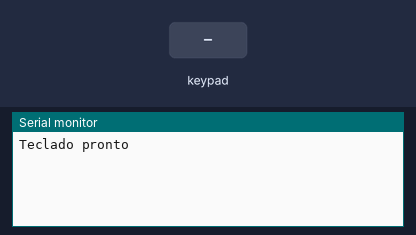
This sketch was run on a simulated ESP32. Shown: the last lines printed to the serial monitor. Inputs (shaded band) come from the test bench.

Above: at 1.2 s.
1.3 s: key 'A' pressed
At 2.1 s:
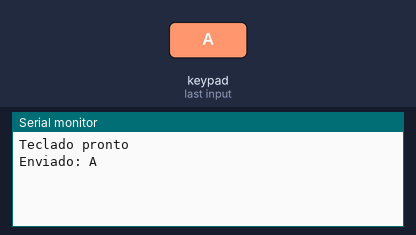
2.8 s: keypad keys 2 3 2 2 2 1 1 9 pressed 0.4 s apart
At 6.6 s:
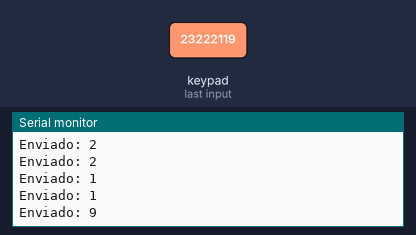
7.5 s: key 'B' pressed
At 8.1 s:
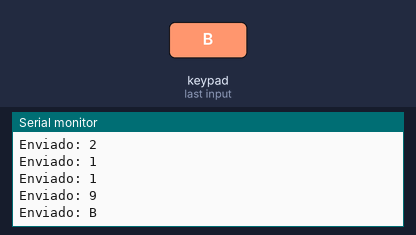
9.0 s: keypad keys 2 3 2 2 2 1 1 9 # pressed 0.4 s apart
At 12.7 s:
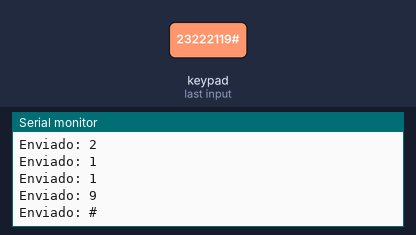
14.1 s: key 'C' pressed
At 15.3 s:
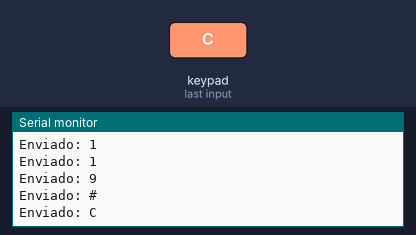
15.6 s: keypad keys 2 3 2 2 2 1 1 9 * pressed 0.4 s apart
At 20.0 s:
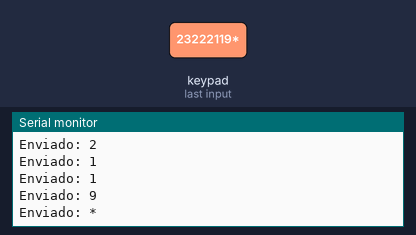
Timing chart, 0 to 21.5 s (numbered marks = the images above; inputs shaded):
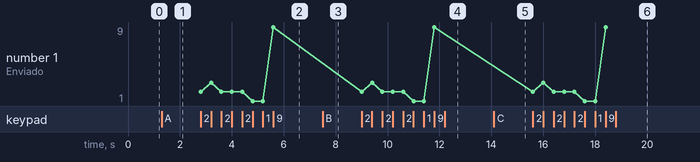

Measured:
- after the input at 1.3 s, the serial monitor: prints a new line at once (image 1)
- after the input at 2.8 s, the serial monitor: prints a new line at once (image 2)
- after the input at 7.5 s, the serial monitor: prints a new line at once (image 3)
- after the input at 9.0 s, the serial monitor: prints a new line at once (image 4)
- after the input at 14.1 s, the serial monitor: prints a new line at once (image 5)
- after the input at 15.6 s, the serial monitor: prints a new line at once (image 6)

The sketch:

esp_1.ino
```cpp
#include <Keypad.h>

const byte ROWS = 4;
const byte COLS = 4;

char keys[ROWS][COLS] = {
  {'A','3','2','1'},
  {'B','6','5','4'},
  {'C','9','8','7'},
  {'D','#','0','*'}
};

byte rowPins[ROWS] = {23, 22, 21, 19};
byte colPins[COLS] = {15, 4, 5, 18};

Keypad keypad = Keypad(makeKeymap(keys), rowPins, colPins, ROWS, COLS);

void setup() {
  Serial.begin(9600);

  // RX = 16, TX = 17
  Serial2.begin(9600, SERIAL_8N1, 16, 17);

  Serial.println("Teclado pronto");
}

void loop() {
  char key = keypad.getKey();

  if (key) {
    Serial.print("Enviado: ");
    Serial.println(key);

    Serial2.print(key);
  }
}
```
